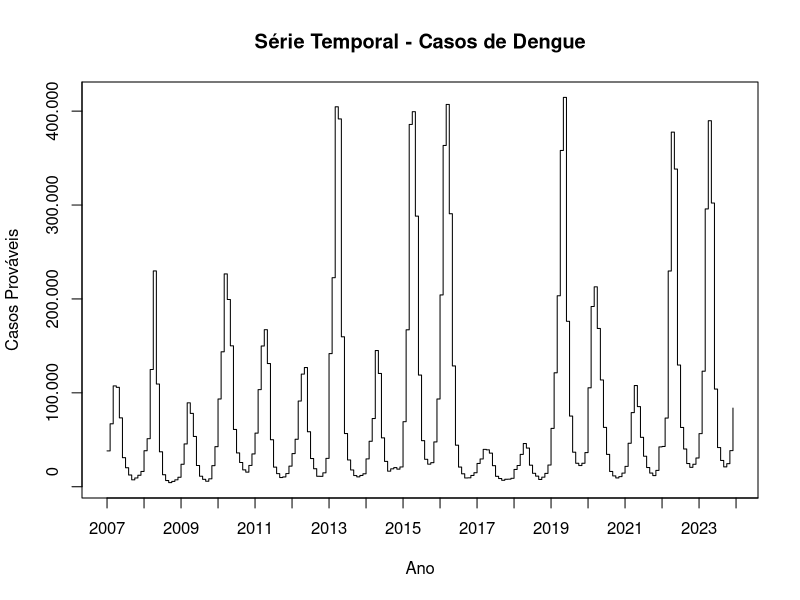
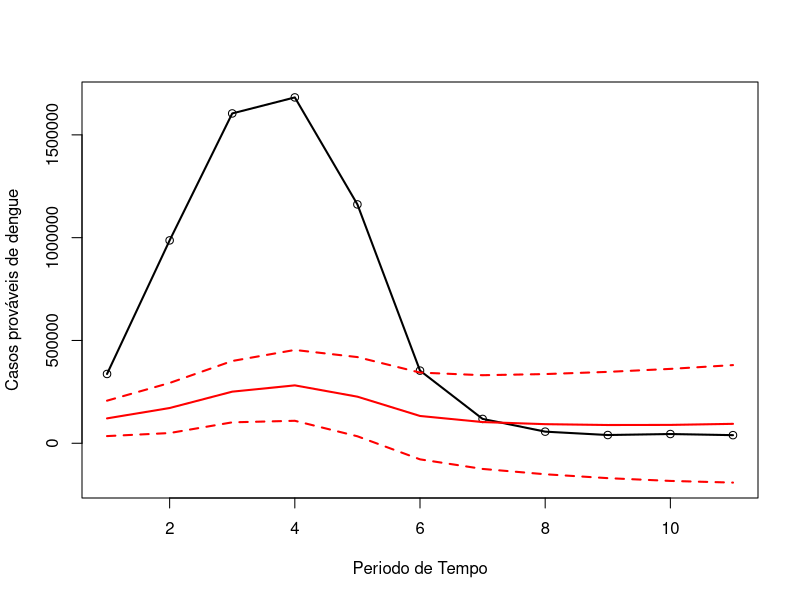

These figures' R source, in order:
library(tidyverse)
library(forecast)
library(lubridate)

# Carregando os dados
base = read.csv('dengue.csv')

# Preparando os dados
base$Mês.Notificação = as.factor(base$Período)
base1 = base[c(1:204),]
novo = base[c(205:215),]
base_ts = ts(base1$Casos.Prováveis, frequency=12, start=c(2007,1))

# Visualização gráfica com ajuste do eixo Y
plot(base_ts, type = "s", axes = FALSE, ylab = "Casos Prováveis", xlab = "Ano", main = "Série Temporal - Casos de Dengue")

# Adicionando os eixos manualmente
axis(1, at = seq(2007, 2025, by = 1))
axis(2, at = pretty(base_ts), labels = format(pretty(base_ts), big.mark = ".", scientific = FALSE))
box()

# Aplicando o modelo SES (Suavizacão Exponencial Simples)
SES = ses(base_ts)

# Suavizacao exponencial de Holt
HOLT = holt(base_ts)

# Suavizacao exponencial de Holt-Winters
HW_ad = hw(base_ts, seasonal = "additive")

# Comparacao Geral
list(SES, HOLT, HW_ad) %>% map(accuracy)

#Observa-se que o modelo de Holt-Winters apresentou os menores valores de RMSE (42184), indicando o melhor ajuste aos dados históricos.

# Previsao
HWa.predito <- forecast(HW_ad, h = 11)
previsao <- data.frame(
  Previsao = HWa.predito$mean,
  LI = HWa.predito$lower[, 2],
  LS = HWa.predito$upper[, 2]
)

novo <- novo[1:11, ]
novo <- cbind(novo, previsao)
novo$Periodo <- seq(1:11)
ylim_range <- range(novo$Casos.Prováveis, novo$Previsao, novo$LI, novo$LS)

# Grafico da previsao
plot(novo$Periodo, novo$Casos.Prováveis, xlab = "Periodo de Tempo",
     ylab = "Casos prováveis de dengue", ylim = ylim_range)
lines(novo$Periodo, novo$Casos.Prováveis, col = "black", lwd = 2)
lines(novo$Periodo, novo$Previsao, col = "red", lwd = 2)
lines(novo$Periodo, novo$LI, col = "red", lwd = 2, lty = 'dashed')
lines(novo$Periodo, novo$LS, col = "red", lwd = 2, lty = 'dashed')
